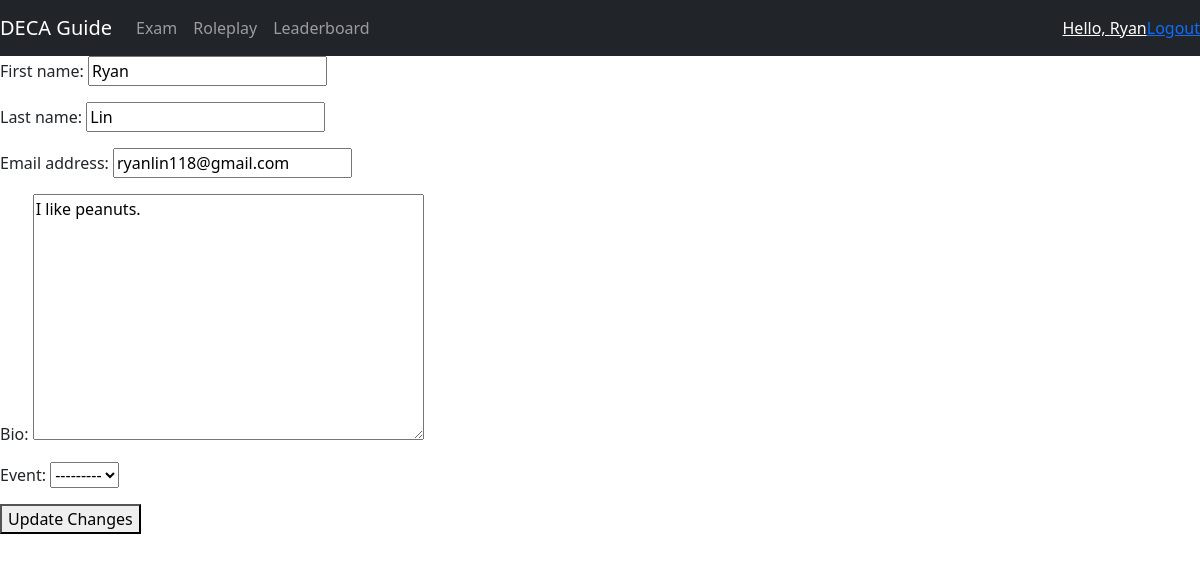
The page /profile/edit/ (signed in) on the database as committed earlier.
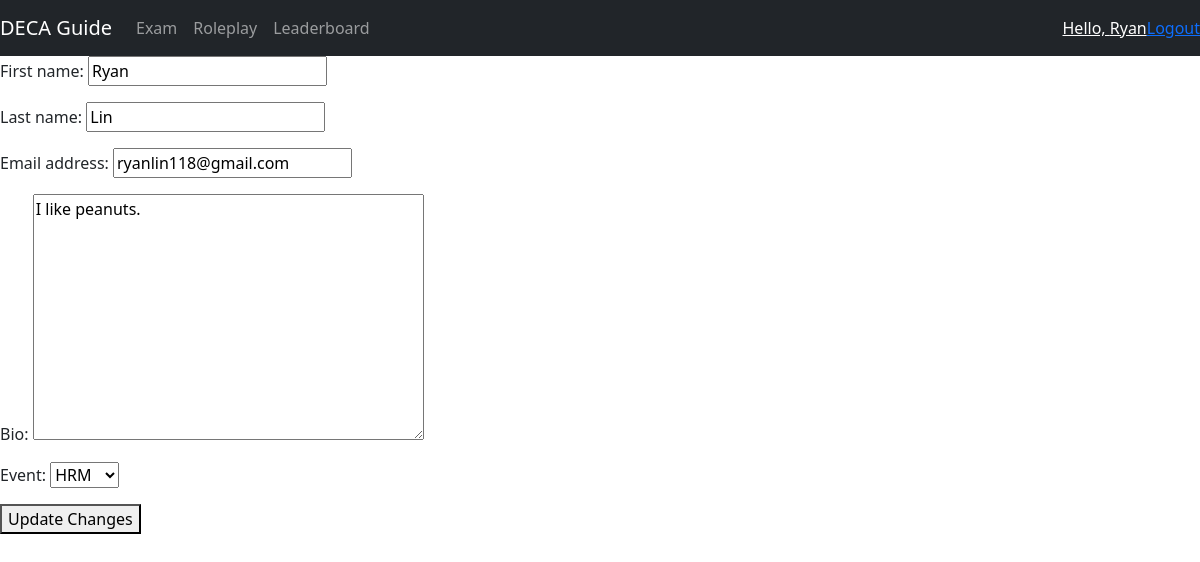
The same page on the database as committed later.
### accounts/models.py (models this page shows)
class Profile(models.Model):
    user = models.OneToOneField(User, on_delete=models.CASCADE, blank=True, null=True)
    bio = models.TextField(max_length=500, blank=True)
    event = models.ForeignKey(Event, on_delete=models.CASCADE, blank=True, null=True)

### accounts/views.py (the view)
# urls.py: path('profile/edit/', views.update_profile, name='edit_profile'),
def update_profile(request):
    if request.method == 'POST':
        form = ProfileForm(request.POST, instance=request.user.profile)
        user_form = ChangeUserForm(request.POST, instance=request.user)
        if form.is_valid() and user_form.is_valid():
            form.save()
            user_form.save()
            return redirect('quiz:quiz')
    else:
        if not hasattr(request.user, 'profile'):
            profile = Profile(user=request.user)
            profile.save()
        user_form = ChangeUserForm(instance=request.user)
        form = ProfileForm(instance=request.user.profile)
    return render(request, 'accounts/edit_profile.html', context = {'user_form':user_form,'form':form})

### accounts/forms.py
class ChangeUserForm(forms.ModelForm):
    class Meta:
        model = User
        fields = ['first_name', 'last_name', 'email']

class ProfileForm(forms.ModelForm):
    class Meta:
        model = Profile
        fields = ['bio', 'event']

### roleplay/models.py (called while the page is built)
    def __str__(self):
        return self.code

### accounts/templates/accounts/edit_profile.html (shortened to what this page needs)
{% extends 'quiz/base.html' %}
{% block content %}
<form action='' method='POST'>
    {{user_form.as_p}}
    {{form.as_p}}
    <button type='submit'>Update Changes</button>
</form>
{% endblock %}

Rows that differ between the two databases and show on the page:
changed Profile "I like peanuts.": event "---------" → "HRM"
